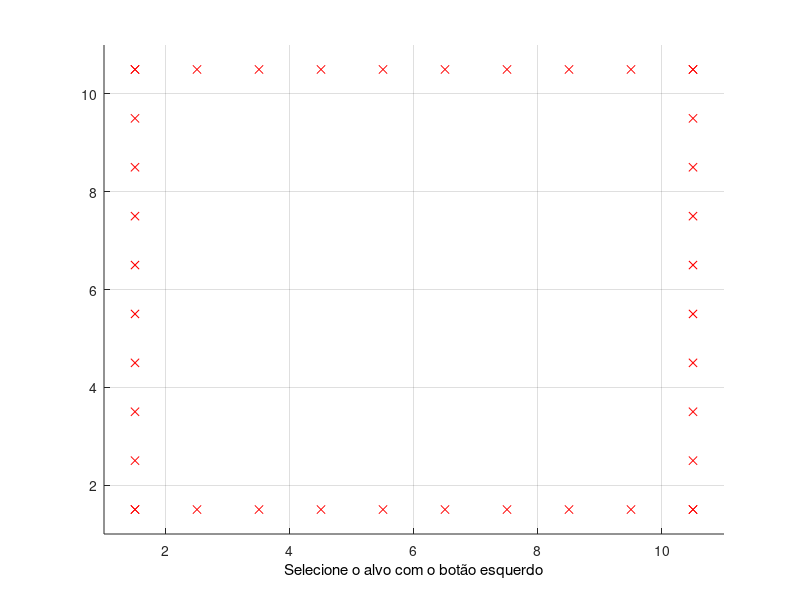

MATLAB code for this plot: (Note: this script raises an error after producing the figure.)
clear
clc
%-----------------Definicao de tamanho do mapa-----------------
MAX_X=10;
MAX_Y=10;
%This array stores the coordinates of the map and the 
%Objects in each coordinate
MAP=zeros(MAX_X,MAX_Y);
%--------------------------------------------------------------
j=0;
x_val = 1;
y_val = 1;
axis([1 MAX_X+1 1 MAX_Y+1])
grid on;
hold on;
n=0;%Number of Obstacles

for i = 1:10
    MAP(i,1)=-1;
    a = floor(i);
    b = floor(1);
    plot(a+.5,b+.5,'rx');
    MAP(i,10)=-1;
    a = floor(i);
    b = floor(10);
    plot(a+.5,b+.5,'rx');
end
for i = 1:10
    MAP(1,i)=-1;
    a = floor(1);
    b = floor(i);
    plot(a+.5,b+0.5,'rx')
    MAP(10,i)=-1;
    a = floor(10);
    b = floor(i);
    plot(a+.5,b+0.5,'rx')
    
end

% --------Iniciaizacao de conf de alvo---------------------
pause(1);
h=msgbox('Selecione o alvo com o botão esquerdo');
uiwait(h,5);
if ishandle(h) == 1
    delete(h);
end
xlabel('Selecione o alvo com o botão esquerdo','Color','black');
but=0;
while (but ~= 1) %Repeat until the Left button is not clicked
    [xval,yval,but]=ginput(1);
end
xval=floor(xval);
yval=floor(yval);
xTarget=xval;% Cordenada X do alvo
yTarget=yval;% Cordenada Y do alvo

MAP(xval,yval)=1;%Preenchimento da matriz com o valor do ALVO
plot(xval+.5,yval+.5,'gd');
text(xval+1,yval+.5,'Alvo')
%--------------------------------------------------------------

% --------Iniciaizacao de conf dos obstaculos ---------------------
pause(2);
h=msgbox('Slecione o obstáculo com o botao Esquerdo e o ultimo com o Direito');
  xlabel('Slecione o obstáculo com o botao Esquerdo e o ultimo com o Direito','Color','blue');
uiwait(h,10);
if ishandle(h) == 1
    delete(h);
end
while but == 1
    [xval,yval,but] = ginput(1);
    xval=floor(xval);
    yval=floor(yval);
    MAP(xval,yval)=-1;%Preenchimento da matriz com o valor dos OBSTACULOS
    plot(xval+.5,yval+.5,'ro');
end
%--------------------------------------------------------------
% --------Iniciaizacao de conf do ponto INICIAL ---------------------
pause(1);

h=msgbox('Selecione a posicao inicial com o botao Direito');
uiwait(h,5);
if ishandle(h) == 1
    delete(h);
end
xlabel('Selecione a posicao inicial com o botao Direito ','Color','black');
but=0;
while (but ~= 1) %Repeat until the Left button is not clicked
    [xval,yval,but]=ginput(1);
    xval=floor(xval);
    yval=floor(yval);
end
xStart=xval;%Starting Position
yStart=yval;%Starting Position
MAP(xval,yval)=0;
 plot(xval+.5,yval+.5,'bo');


%--------------------------------------------------------------
%---------------------------START ALGORITHM--------------------

xcord = xTarget;
ycord = yTarget;
potencial =1;

estrutura = [xcord, ycord, potencial]
fila = CQueue();%criar fila
pilha = CQueue();%criar pilha
fila.push(estrutura);
cont = 0;
while ((xcord ~= xStart) || (ycord ~=yStart))
    if(fila.size() == 0)
        disp('Caminho nao possivel')
        break
    end
    aux = fila.pop();
    xcord = aux(1);
    ycord = aux(2);
    if(MAP(xcord,ycord) ~= -1)
         if(MAP(xcord,ycord) == 0 )
            MAP(xcord,ycord) = aux(3);
         end
        
        if(MAP(xcord+1,ycord) ==0 )
            estrutura = [aux(1)+1, aux(2), aux(3)+1];
            fila.push(estrutura);
           
        end
        if(MAP(xcord-1,ycord) == 0 )
            estrutura = [aux(1)-1, aux(2), aux(3)+1];
            fila.push(estrutura);
        
        end
         if(MAP(xcord,ycord+1) == 0 )
            estrutura = [aux(1), aux(2)+1, aux(3)+1];
            fila.push(estrutura);
            
         end
         if(MAP(xcord,ycord-1) == 0 )
            estrutura = [aux(1), aux(2)-1, aux(3)+1];
            fila.push(estrutura);
            
         end    
    end
        
end
fila.remove()

while MAP(xcord,ycord) ~= 1
   
   if((MAP(xcord,ycord) > MAP(xcord +1,ycord)) && (MAP(xcord+1,ycord) > 0)) 
       estrut = [xcord, ycord];
       pilha.push(estrut);
       xcord = xcord + 1;
       plot(xcord+.5,ycord+.5,'gx'); 
       
   elseif((MAP(xcord,ycord) > MAP(xcord -1,ycord)) && (MAP(xcord-1,ycord) > 0))
       estrut = [xcord, ycord];
       pilha.push(estrut);
       xcord = xcord - 1;
       plot(xcord+.5,ycord+.5,'gx'); 
   
   elseif((MAP(xcord,ycord) > MAP(xcord,ycord+1)) && (MAP(xcord,ycord+1) > 0))
       estrut = [xcord, ycord];
       pilha.push(estrut);
       ycord = ycord + 1;
       plot(xcord+.5,ycord+.5,'gx'); 
   elseif((MAP(xcord,ycord) > MAP(xcord,ycord-1)) && (MAP(xcord,ycord-1) > 0))
       estrut = [xcord, ycord];
       pilha.push(estrut);
       ycord = ycord - 1;      
       plot(xcord+.5,ycord+.5,'gx'); 
   end
        
end

